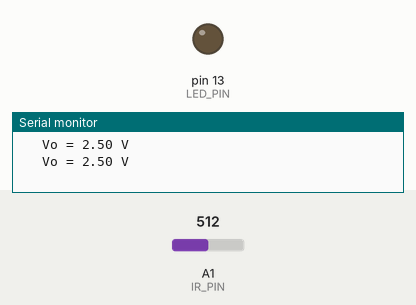
Recording of a sketch running on a simulated Arduino Uno, built with avr-gcc and run on an emulated ATmega328P. Parts: output pins drawn as LEDs (lit = HIGH), the last lines printed to the serial monitor. Inputs (shaded band) come from the test bench; at power-on: A1 (IR_PIN) = 512.

Above: at 2.2 s.
2.3 s: A1 (IR_PIN) set to 523
3.8 s: A1 (IR_PIN) set to 540
At 4.9 s:
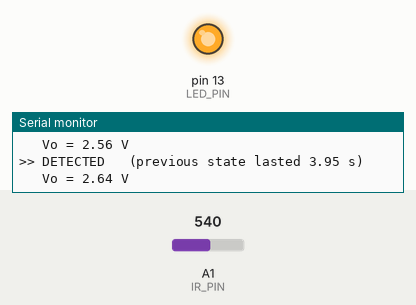
Timing chart, 0 to 6.8 s (numbered marks = the images above; inputs shaded):
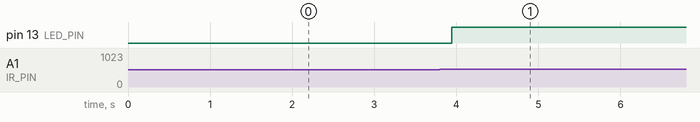

The sketch:

ir_proximity_demo.ino
```cpp
/*
  Field guide demo: Sharp GP2Y0D02YK0F infrared proximity sensor (digital, ~80 cm trigger)
  ----------------------------------------------------------------------------------------
  What it does
    Reports whether something is within ~80 cm. Prints DETECTED / clear on every change (with how
    long the previous state lasted), shows the live output voltage, and mirrors the state on the
    Uno's built-in LED (pin 13).

  Wiring (see wiring diagram)
    Sensor Vcc (pin 3, red)    -> Uno 5V     (datasheet: 4.5-5.5 V)
    Sensor GND (pin 2, black)  -> Uno GND
    Sensor Vo  (pin 1, yellow) -> Uno A1
    10 uF electrolytic capacitor across 5V and GND near the sensor (+ leg to 5V)

  Open Tools > Serial Monitor at 115200 baud. Keep the sensor pointed at open space for the first
  second while it calibrates, then move your hand toward it.

  How the sensor talks
    It is a DIGITAL (one-bit) sensor: Vo should go HIGH (>= Vcc - 0.3 V) when something is within
    ~80 cm and LOW (<= 0.6 V) otherwise. MY unit's HIGH only reaches about 0.3 V at the Uno, which
    is far below the ~2.5 V digitalRead() needs to see a HIGH. So instead of digitalRead(), this
    sketch reads the voltage with analogRead() and compares it to a threshold measured at boot.
    That works whether your sensor swings the full 5 V or, like mine, only a few tenths of a volt.
*/

const int IR_PIN  = A1;    // sensor's Vo
const int LED_PIN = 13;    // Uno's on-board LED

float baseline = 0;        // Vo with nothing in front (measured in setup)
float threshold = 0.10;    // volts above baseline that count as "detected"

bool lastState = false;
unsigned long lastChange = 0, lastPrint = 0;

float readVolts() {        // average 4 readings to smooth out the LED's current bursts
  long sum = 0;
  for (int i = 0; i < 4; i++) { sum += analogRead(IR_PIN); delay(2); }
  return (sum / 4) * (5.0 / 1023.0);
}

// Require the same answer 3 times in a row (~120 ms) before believing a change,
// so a hand right at the ~80 cm edge doesn't chatter.
bool readStable(float v) {
  static bool stable = false;
  static int agree = 0;
  bool now = v > baseline + threshold;
  if (now != stable) { if (++agree >= 3) { stable = now; agree = 0; } }
  else agree = 0;
  return stable;
}

void setup() {
  Serial.begin(115200);
  pinMode(LED_PIN, OUTPUT);
  delay(60);                               // datasheet: ~47 ms start-up before the first valid output

  // calibrate: average 1 s of readings with nothing in front of the sensor
  float sum = 0;
  for (int i = 0; i < 25; i++) { sum += readVolts(); delay(30); }
  baseline = sum / 25;
  Serial.print(F("GP2Y0D02YK0F demo. baseline Vo = ")); Serial.print(baseline, 2);
  Serial.print(F(" V, trigger above ")); Serial.print(baseline + threshold, 2); Serial.println(F(" V"));
}

void loop() {
  float v = readVolts();
  bool near = readStable(v);
  digitalWrite(LED_PIN, near ? HIGH : LOW);

  if (near != lastState) {                 // print only when the state flips
    unsigned long now = millis();
    Serial.print(near ? F(">> DETECTED   ") : F("-- clear      "));
    Serial.print(F("(previous state lasted ")); Serial.print((now - lastChange) / 1000.0, 2); Serial.println(F(" s)"));
    lastState = near; lastChange = now;
  }
  if (millis() - lastPrint > 1000) {       // once a second, show the raw voltage
    lastPrint = millis();
    Serial.print(F("   Vo = ")); Serial.print(v, 2); Serial.println(F(" V"));
  }
  delay(40);                               // ~ one sensor update period (~38 ms)
}
```

Measured:
- the behaviour switches between 532 and 533 on A1 (IR_PIN) (found by bisection; images 0 and 1)
- after the input at 3.8 s, pin 13 (LED_PIN): LOW → HIGH after 0.15 s
